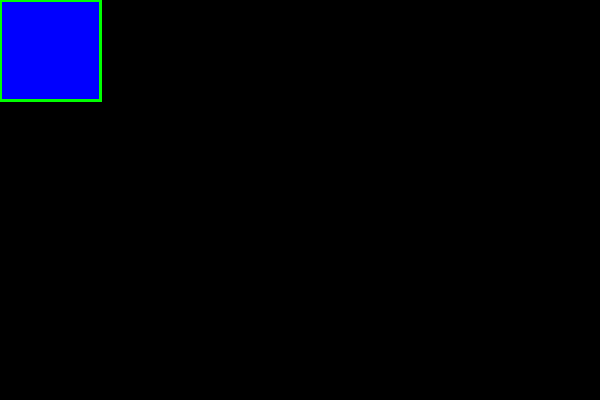
Frame 1 (no input)
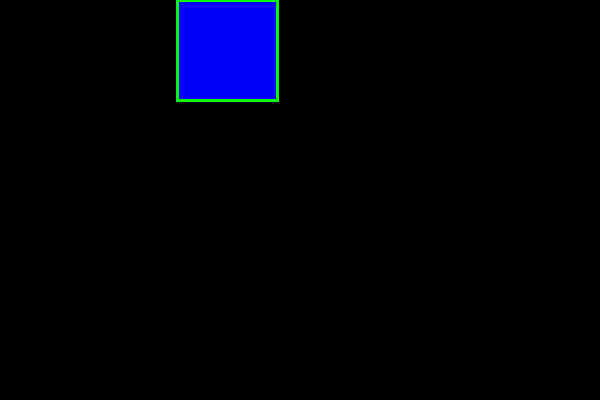
Frame 60 (the mouse pressed at the canvas centre just before this capture)
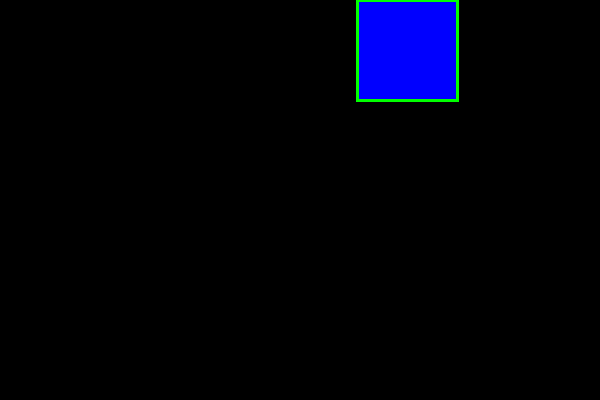
Frame 120 (the mouse held since frame 60 and released just before this capture)

The Processing sketch that drew these frames (run headless with seeded random() and noise(); from frame 60 on, the mouse is pressed at the canvas centre):

// Processing sketch: s02_simpledraw
// ── s02_simpledraw.pde
/*
 * Setting colors and line thickness in Processing
 * @author Dov Kruger
 * @created 2014-02-01
 * (c)2014 Ad Astra Education
 * Permission granted to use for non-commercial educational purposes
 * provided this comment is left intact
 */
void setup() {
  size(600,400);
}

int x = 0, y = 0;
int dx = 3;
final int rectWidth = 100;
void draw() {    // draw is called over and over again
  background(0); // set background to black
  stroke(0, 255, 0); // draw edge bright green
  strokeWeight(3); // edge is 3 dots thick
  fill(0,0,255); 
  rect(x,y, rectWidth,100); // in this case, it draws a rectangle
  x = x + dx;
  if (x + rectWidth > width) {
    dx = -dx;
  }
  if (x < 0) {
    dx = -dx;
  }
    
}
